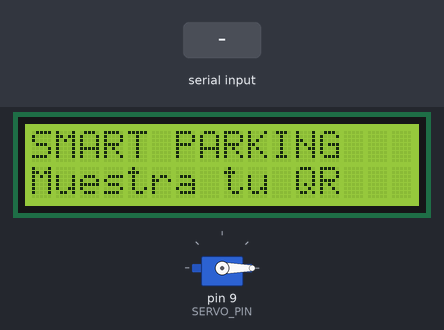
A sketch run on a simulated Arduino Uno, built with avr-gcc and run on an emulated ATmega328P. Shown: servo, 16×2 character LCD. The inputs (shaded band) are chosen by the test bench. What the sketch prints to the serial monitor is not drawn.

Above: at 1.2 s.
1.3 s: "OPEN\n" received over Serial
At 3.0 s:
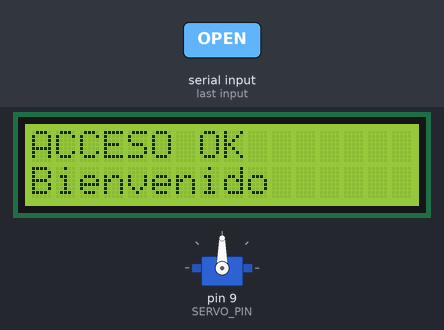
3.3 s: "DENY\n" received over Serial
At 4.1 s:
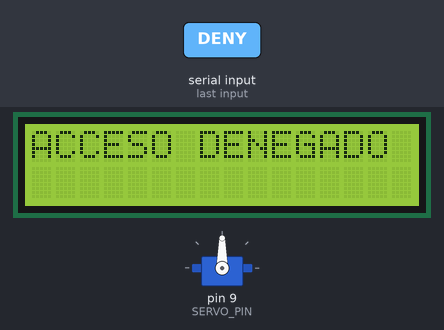
4.8 s: "INFO\n" received over Serial
At 5.2 s:
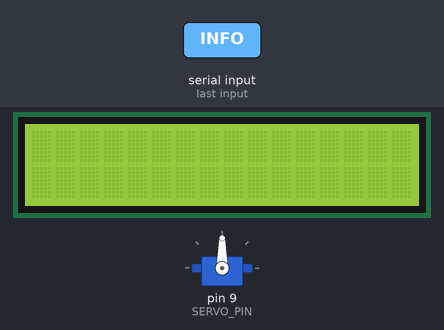
Timing chart, 0 to 8.9 s (numbered marks = the images above; inputs shaded):
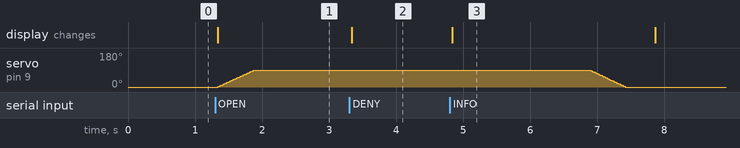

Measured:
- after the input at 1.3 s, servo on pin 9 (SERVO_PIN): moves from 0° to 90° over 0.54 s, starting at once; the display: changes at once (image 1)
- after the input at 3.3 s, the display: changes at once (image 2)
- after the input at 4.8 s, the display: changes at once (image 3)

The sketch:

smart_parking_pluma.ino
```cpp
/*
 * Smart Parking - Control de pluma y pantalla LCD
 * Placa: Arduino UNO / Nano
 * Librerías: Servo (incluida), LiquidCrystal I2C (Frank de Brabander)
 *
 * Conexiones
 *   Servo:    señal -> D9, VCC -> 5V (fuente externa si es MG996R), GND común
 *   LCD I2C:  SDA -> A4, SCL -> A5, VCC -> 5V, GND -> GND (dirección 0x27; prueba 0x3F si no enciende)
 *   Opcional: LED verde -> D5, LED rojo -> D6, buzzer -> D7 (cambia USAR_INDICADORES a 1)
 *
 * Protocolo serie (9600 baudios, una orden por línea terminada en \n)
 *   PC -> Arduino
 *     OPEN                     abre la pluma con mensaje por defecto
 *     OPEN;linea1;linea2       abre y muestra dos líneas (máx. 16 caracteres, sin acentos)
 *     DENY                     acceso denegado
 *     DENY;linea1;linea2       denegado con motivo
 *     INFO;linea1;linea2       solo muestra un mensaje (no mueve la pluma)
 *     CLOSE                    cierra la pluma de inmediato
 *     PING                     prueba de conexión
 *     STATUS                   estado actual
 *   Arduino -> PC
 *     READY                    al arrancar
 *     ACK OPEN | ACK DENY | ACK INFO | ACK CLOSE
 *     CLOSED                   la pluma terminó de cerrarse
 *     PONG
 *     STATE <CERRADA|ABRIENDO|ABIERTA|CERRANDO>
 *     ERR <motivo>
 *
 * Todo funciona con millis(): el Arduino nunca se bloquea y siempre responde.
 */

#include <Servo.h>
#include <Wire.h>
#include <LiquidCrystal_I2C.h>

// ───────── Configuración ─────────
const uint8_t  SERVO_PIN          = 9;
const uint8_t  ANGULO_CERRADA     = 0;
const uint8_t  ANGULO_ABIERTA     = 90;
const uint16_t MS_POR_GRADO       = 6;      // velocidad del movimiento (90° ≈ 0.5 s)
const uint32_t TIEMPO_ABIERTA_MS  = 5000;   // tiempo que la pluma queda arriba
const uint32_t TIEMPO_MENSAJE_MS  = 3000;   // tiempo que se muestra un aviso
const uint32_t BAUDIOS            = 9600;

const uint8_t  LCD_DIRECCION      = 0x27;

#define USAR_INDICADORES 0
const uint8_t  LED_VERDE = 5;
const uint8_t  LED_ROJO  = 6;
const uint8_t  BUZZER    = 7;

// ───────── Estado ─────────
LiquidCrystal_I2C lcd(LCD_DIRECCION, 16, 2);
Servo pluma;

enum EstadoPluma { CERRADA, ABRIENDO, ABIERTA, CERRANDO };
EstadoPluma estado = CERRADA;

uint8_t  anguloActual   = ANGULO_CERRADA;
uint32_t ultimoPaso     = 0;
uint32_t abiertaDesde   = 0;
uint32_t mensajeHasta   = 0;   // 0 = no hay aviso temporal en pantalla
bool     mostrandoEspera = true;

char     linea[64];
uint8_t  largo = 0;
bool     desbordada = false;

// ───────── Pantalla ─────────
void escribirLinea(uint8_t fila, const char* texto) {
  char buf[17];
  uint8_t i = 0;
  // Solo ASCII imprimible; el LCD no tiene acentos.
  for (; i < 16 && texto[i] != '\0'; i++) {
    char c = texto[i];
    buf[i] = (c >= 32 && c <= 126) ? c : ' ';
  }
  for (; i < 16; i++) buf[i] = ' ';
  buf[16] = '\0';
  lcd.setCursor(0, fila);
  lcd.print(buf);
}

void pantalla(const char* l1, const char* l2) {
  escribirLinea(0, l1);
  escribirLinea(1, l2);
}

void pantallaEspera() {
  pantalla("SMART PARKING", "Muestra tu QR");
  mostrandoEspera = true;
}

void avisoTemporal(const char* l1, const char* l2) {
  pantalla(l1, l2);
  mostrandoEspera = false;
  mensajeHasta = millis() + TIEMPO_MENSAJE_MS;
  if (mensajeHasta == 0) mensajeHasta = 1;
}

// ───────── Indicadores opcionales ─────────
void indicadores(bool verde, bool rojo) {
#if USAR_INDICADORES
  digitalWrite(LED_VERDE, verde ? HIGH : LOW);
  digitalWrite(LED_ROJO, rojo ? HIGH : LOW);
#else
  (void)verde; (void)rojo;
#endif
}

void pitido(uint16_t frecuencia, uint16_t duracion) {
#if USAR_INDICADORES
  tone(BUZZER, frecuencia, duracion);
#else
  (void)frecuencia; (void)duracion;
#endif
}

// ───────── Pluma ─────────
const char* nombreEstado() {
  switch (estado) {
    case CERRADA:  return "CERRADA";
    case ABRIENDO: return "ABRIENDO";
    case ABIERTA:  return "ABIERTA";
    default:       return "CERRANDO";
  }
}

void abrir() {
  if (estado == ABIERTA) {
    abiertaDesde = millis();   // otra autorización: extiende el tiempo
    return;
  }
  estado = ABRIENDO;
  indicadores(true, false);
}

void cerrar() {
  if (estado == CERRADA || estado == CERRANDO) return;
  estado = CERRANDO;
}

void actualizarPluma() {
  uint32_t ahora = millis();

  if (estado == ABIERTA && ahora - abiertaDesde >= TIEMPO_ABIERTA_MS) {
    estado = CERRANDO;
  }

  if ((estado == ABRIENDO || estado == CERRANDO) && ahora - ultimoPaso >= MS_POR_GRADO) {
    ultimoPaso = ahora;
    if (estado == ABRIENDO) {
      if (anguloActual < ANGULO_ABIERTA) anguloActual++;
      if (anguloActual >= ANGULO_ABIERTA) { estado = ABIERTA; abiertaDesde = ahora; }
    } else {
      if (anguloActual > ANGULO_CERRADA) anguloActual--;
      if (anguloActual <= ANGULO_CERRADA) {
        estado = CERRADA;
        indicadores(false, false);
        Serial.println(F("CLOSED"));
      }
    }
    pluma.write(anguloActual);
  }
}

// ───────── Órdenes ─────────
// Separa "CMD;uno;dos" sin usar String (evita fragmentar la memoria).
void partes(char* texto, char*& cmd, char*& l1, char*& l2) {
  cmd = texto; l1 = nullptr; l2 = nullptr;
  char* p = strchr(texto, ';');
  if (p) { *p = '\0'; l1 = p + 1; p = strchr(l1, ';'); if (p) { *p = '\0'; l2 = p + 1; } }
}

void procesar(char* texto) {
  char *cmd, *l1, *l2;
  partes(texto, cmd, l1, l2);

  if (strcmp(cmd, "OPEN") == 0) {
    abrir();
    pantalla(l1 && *l1 ? l1 : "ACCESO OK", l2 && *l2 ? l2 : "Bienvenido");
    mostrandoEspera = false;
    mensajeHasta = 0;            // el mensaje queda mientras la pluma esté arriba
    pitido(1800, 120);
    Serial.println(F("ACK OPEN"));
  } else if (strcmp(cmd, "DENY") == 0) {
    avisoTemporal(l1 && *l1 ? l1 : "ACCESO DENEGADO", l2 && *l2 ? l2 : "");
    if (estado == CERRADA) indicadores(false, true);
    pitido(400, 400);
    Serial.println(F("ACK DENY"));
  } else if (strcmp(cmd, "INFO") == 0) {
    avisoTemporal(l1 ? l1 : "", l2 ? l2 : "");
    Serial.println(F("ACK INFO"));
  } else if (strcmp(cmd, "CLOSE") == 0) {
    cerrar();
    Serial.println(F("ACK CLOSE"));
  } else if (strcmp(cmd, "PING") == 0) {
    Serial.println(F("PONG"));
  } else if (strcmp(cmd, "STATUS") == 0) {
    Serial.print(F("STATE "));
    Serial.println(nombreEstado());
  } else if (cmd[0] != '\0') {
    Serial.println(F("ERR orden desconocida"));
  }
}

void leerSerie() {
  while (Serial.available() > 0) {
    char c = (char)Serial.read();
    if (c == '\r') continue;
    if (c == '\n') {
      linea[largo] = '\0';
      if (desbordada) Serial.println(F("ERR linea demasiado larga"));
      else procesar(linea);
      largo = 0;
      desbordada = false;
    } else if (largo < sizeof(linea) - 1) {
      linea[largo++] = c;
    } else {
      desbordada = true;
    }
  }
}

// ───────── Programa ─────────
void setup() {
  Serial.begin(BAUDIOS);
#if USAR_INDICADORES
  pinMode(LED_VERDE, OUTPUT);
  pinMode(LED_ROJO, OUTPUT);
  pinMode(BUZZER, OUTPUT);
#endif
  pluma.attach(SERVO_PIN);
  pluma.write(ANGULO_CERRADA);

  lcd.init();
  lcd.backlight();
  pantallaEspera();

  Serial.println(F("READY"));
}

void loop() {
  leerSerie();
  actualizarPluma();

  // Regresa a la pantalla de espera cuando termina el aviso o se cierra la pluma.
  if (!mostrandoEspera) {
    bool avisoTerminado = mensajeHasta != 0 && (int32_t)(millis() - mensajeHasta) >= 0;
    bool plumaReposo = estado == CERRADA && mensajeHasta == 0;
    if (avisoTerminado || plumaReposo) {
      mensajeHasta = 0;
      indicadores(false, false);
      pantallaEspera();
    }
  }
}
```
